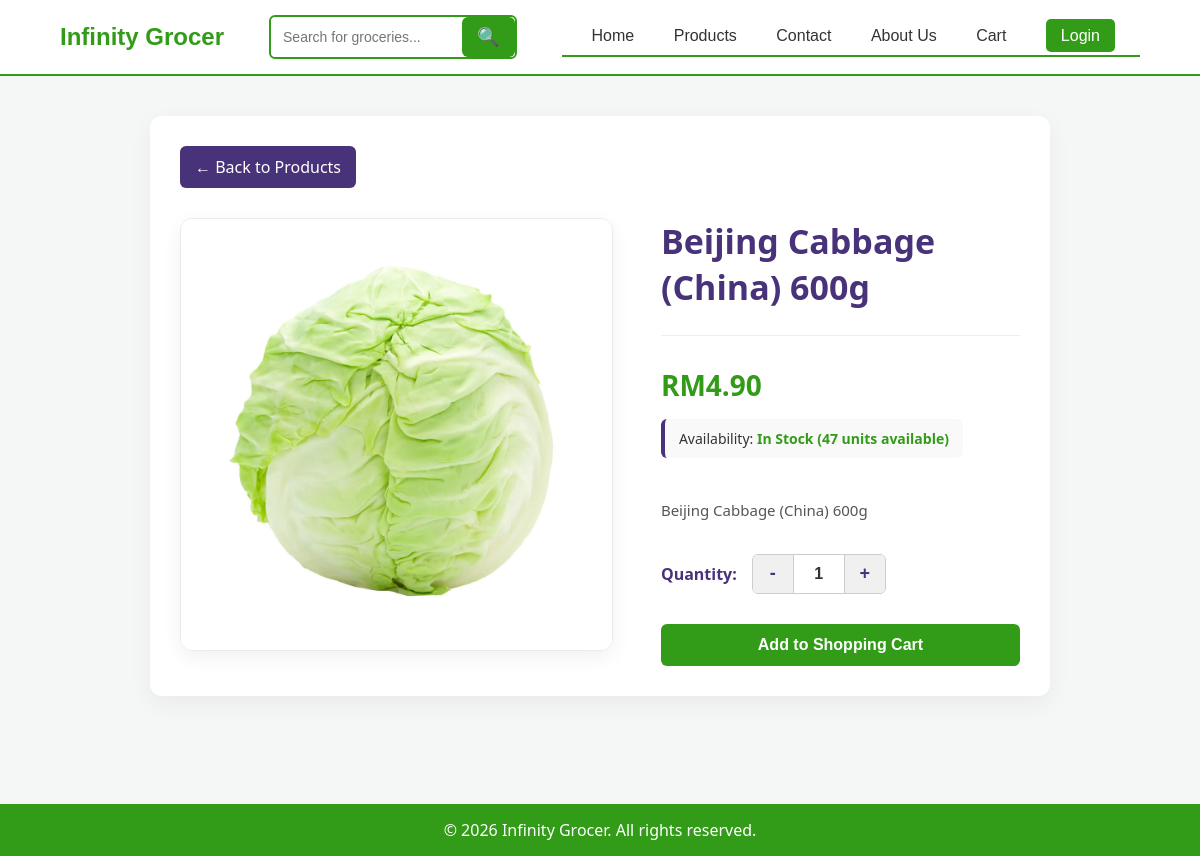
Page /customer/product_detail.php?product_id=1 on the committed database.
### tables this page shows
CREATE TABLE IF NOT EXISTS products (
    product_id INT PRIMARY KEY AUTO_INCREMENT,
    category_id int NOT NULL,
    name VARCHAR(255) NOT NULL,
    description TEXT,
    price DECIMAL(10, 2) NOT NULL,
    stock_quantity int NOT NULL,
    created_at TIMESTAMP NOT NULL DEFAULT CURRENT_TIMESTAMP,
    FOREIGN KEY (category_id) REFERENCES categories(category_id),
    product_image VARCHAR(255),
    active BOOLEAN NOT NULL DEFAULT TRUE
);

### customer/product_detail.php (the view, shortened to what this page needs)
<?php
include "../includes/dbconnect.php";
if (isset($_GET['product_id'])) {
    $product_id = intval($_GET['product_id']);
} elseif (isset($_POST['product_id'])) {
    $product_id = intval($_POST['product_id']);
} else {
    header("Location: products.php");
    exit();
}
$stmt = $conn->prepare("SELECT * FROM products WHERE product_id = ?");
$stmt->bind_param("i", $product_id);
$stmt->execute();
$result = $stmt->get_result();
if ($result->num_rows > 0) {
    $product = $result->fetch_assoc();
} else {
    header("Location: products.php");
    exit();
}
?>
<!DOCTYPE html>
<html lang="en">
<head>
    <link rel="stylesheet" href="includes/styles.css">
</head>
<body>
    <?php include 'includes/header.php'; ?>
    <div class="container">
        <div style="margin-bottom: 20px;">
            <a href="products.php" class="btn-secondary" style="text-decoration: none; padding: 10px 15px; border-radius: 6px; color: white; display: inline-block;">← Back to Products</a>
        </div>
        <div class="product-layout-wrapper">
            <div class="product-image-side">
                <img src="<?php echo !empty($product['product_image']) ? '../admin/products/'.$product['product_image'] : 'images/no-image.png'; ?>" alt="<?php echo htmlspecialchars($product['name']); ?>">
            </div>
            <div class="product-details-side">
                <h1><?php echo htmlspecialchars($product['name']); ?></h1>
                <hr style="border: 0; border-top: 1px solid #eee; margin: 15px 0;">
                <p class="product-detail-price">RM<?php echo number_format($product['price'], 2); ?></p>
                <div class="stock-status-badge">
                    Availability:
                    <?php if ($product['stock_quantity'] > 0): ?>
                        <span style="color: #329b18; font-weight: bold;">In Stock (<?php echo $product['stock_quantity']; ?> units available)</span>
                    <?php else: ?>
                        <span style="color: #e74c3c; font-weight: bold;">Out of Stock</span>
                    <?php endif; ?>
                </div>
                <p class="product-description-text"><?php echo nl2br(htmlspecialchars($product['description'])); ?></p>
                <?php if ($product['stock_quantity'] > 0): ?>
                    <form action="product_detail.php" method="POST" class="add-to-cart-form">
                        <div class="quantity-picker-row">
                            <label>Quantity:</label>
                            <div class="quantity-modifier-box">
                                <button type="button" class="qty-change-btn" onclick="modifyQuantity(-1)">-</button>
                                <input type="number" id="quantity" name="quantity" value="1" min="1" max="<?php echo $product['stock_quantity']; ?>" readonly>
                                <button type="button" class="qty-change-btn" onclick="modifyQuantity(1)">+</button>
                            </div>
                        </div>
                        <button type="submit" name="add_to_cart" class="add_to_cart-btn">Add to Shopping Cart</button>
                    </form>
                <?php endif; ?>
            </div>
        </div>
<?php include 'includes/footer.php'; ?>
</body>
</html>

### customer/includes/styles.css (style rules this page uses)
body { font-family: 'Segoe UI', Tahoma, Geneva, Verdana, sans-serif; background-color: #f4f7f6; margin: 0; padding: 0; color: #333; position: relative; min-height: 100vh; box-sizing: border-box; }
body::after { content: ""; display: block; height: 120px; }
.container, .cart-container, .profile-wrapper, .auth-container, .checkout-container, .order-history-container, .order-confirmation-container { max-width: 900px; margin: 40px auto; background: #fff; padding: 30px; border-radius: 12px; box-shadow: 0 8px 24px rgba(0,0,0,0.05); box-sizing: border-box; }
form { display: flex; flex-direction: column; width: 100%; }
label { margin-top: 15px; font-weight: bold; color: #48327a; display: block; }
button, .btn, .add_to_cart-btn { background-color: #329b18; color: white; padding: 12px 20px; border: none; border-radius: 6px; cursor: pointer; font-size: 16px; font-weight: bold; margin-top: 20px; transition: background 0.3s ease; text-align: center; text-decoration: none; display: inline-block; }
.btn-secondary { background-color: #48327a; }
.product-layout-wrapper { display: flex; gap: 50px; margin-top: 30px; align-items: flex-start; width: 100%; }
.product-image-side { flex: 1.2; max-width: 500px; }
.product-image-side img { width: 100%; height: auto; object-fit: cover; border-radius: 12px; box-shadow: 0 6px 20px rgba(0,0,0,0.06); border: 1px solid #eaeaea; }
.product-details-side { flex: 1; display: flex; flex-direction: column; }
.product-details-side h1 { font-size: 34px; color: #48327a; margin: 0 0 10px 0; font-weight: 700; }
.product-detail-price { font-size: 28px; color: #329b18; font-weight: bold; margin: 15px 0; }
.stock-status-badge { font-size: 14px; background-color: #f9f9f9; padding: 10px 14px; border-radius: 6px; margin-bottom: 25px; border-left: 4px solid #48327a; width: fit-content; }
.product-description-text { font-size: 15px; line-height: 1.7; color: #555; margin-bottom: 30px; }
.quantity-picker-row { display: flex; align-items: center; gap: 15px; margin-bottom: 10px; }
.quantity-picker-row label { margin: 0; font-weight: bold; color: #48327a; }
.quantity-modifier-box { display: flex; align-items: center; background: #fff; border: 1px solid #ccc; border-radius: 6px; overflow: hidden; width: fit-content; }
.qty-change-btn { background-color: #f0f0f0; color: #48327a ; border: none ; font-size: 18px; font-weight: bold; width: 35px; height: 38px; margin-top: 0; border-radius: 0; cursor: pointer; transition: 0.2s; display: flex; align-items: center; justify-content: center; }
.quantity-modifier-box input[type="number"] { width: 50px; height: 38px; padding: 0; margin-top: 0; border: none; border-left: 1px solid #ccc; border-right: 1px solid #ccc; border-radius: 0; text-align: center; font-size: 16px; font-weight: bold; color: #333; background: #fff; }

### rows in the picture
products: product_image (picture), name "Beijing Cabbage (China) 600g", price "4.90", stock_quantity "47", description "Beijing Cabbage (China) 600g"
